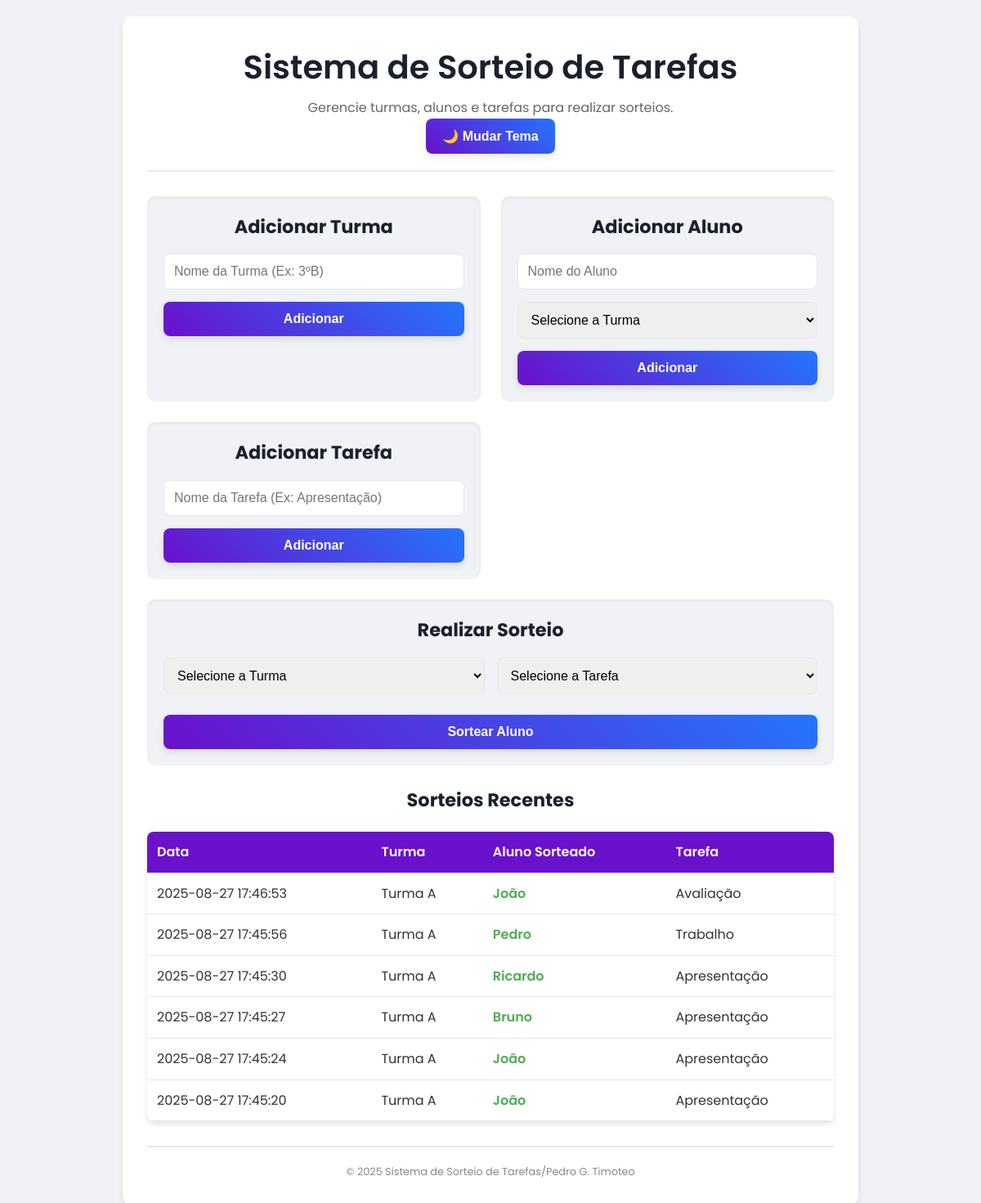
Before: / with the older database file.
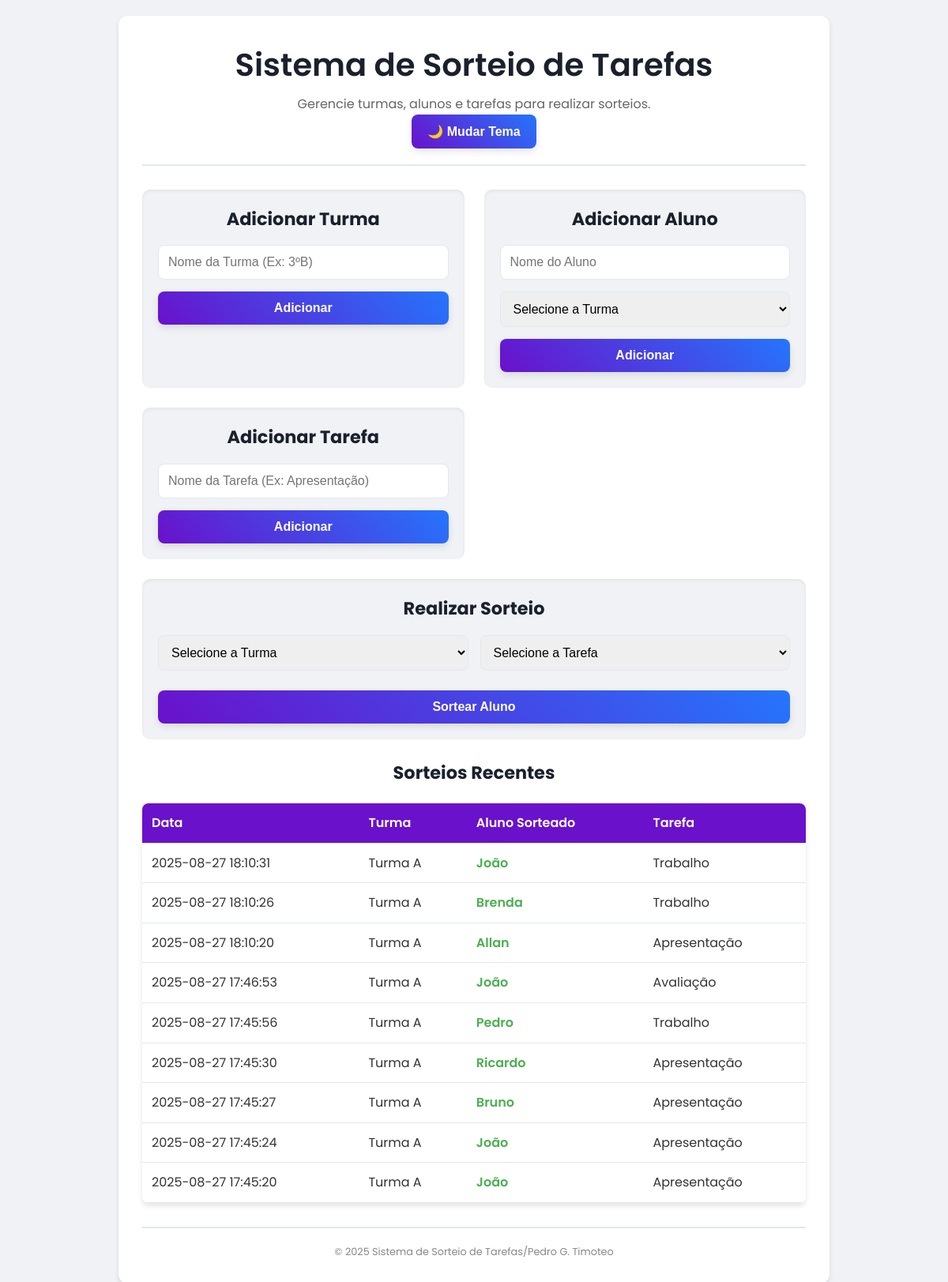
After: the same page with the newer database file.
### tables this page shows
CREATE TABLE sorteios (
            id INTEGER PRIMARY KEY AUTOINCREMENT,
            tarefa_id INTEGER NOT NULL,
            aluno_id INTEGER NOT NULL,
            turma_id INTEGER NOT NULL,
            data_sorteio TEXT NOT NULL,
            FOREIGN KEY (tarefa_id) REFERENCES tarefas(id),
            FOREIGN KEY (aluno_id) REFERENCES alunos(id),
            FOREIGN KEY (turma_id) REFERENCES turmas(id)
        );

CREATE TABLE turmas (
            id INTEGER PRIMARY KEY AUTOINCREMENT,
            nome TEXT NOT NULL UNIQUE
        );

CREATE TABLE alunos (
            id INTEGER PRIMARY KEY AUTOINCREMENT,
            nome TEXT NOT NULL,
            turma_id INTEGER NOT NULL,
            FOREIGN KEY (turma_id) REFERENCES turmas(id)
        );

CREATE TABLE tarefas (
            id INTEGER PRIMARY KEY AUTOINCREMENT,
            nome TEXT NOT NULL UNIQUE
        );

### app.py (the view)
@app.route('/')
def index():
    conn = get_db_connection()
    turmas = conn.execute('SELECT * FROM turmas').fetchall()
    tarefas = conn.execute('SELECT * FROM tarefas').fetchall()
    sorteios = conn.execute('''
        SELECT
            sorteios.data_sorteio,
            turmas.nome AS turma_nome,
            alunos.nome AS aluno_nome,
            tarefas.nome AS tarefa_nome
        FROM sorteios
        JOIN turmas ON sorteios.turma_id = turmas.id
        JOIN alunos ON sorteios.aluno_id = alunos.id
        JOIN tarefas ON sorteios.tarefa_id = tarefas.id
        ORDER BY sorteios.data_sorteio DESC
    ''').fetchall()
    conn.close()
    return render_template('index.html', turmas=turmas, tarefas=tarefas, sorteios=sorteios)

### db.py (called while the page is built)
def get_db_connection():
    conn = sqlite3.connect('sorteio.db')
    conn.row_factory = sqlite3.Row
    return conn

### templates/Index.html (shortened to what this page needs)
<!DOCTYPE html>
<html lang="pt-br">
<head>
    <link rel="stylesheet" href="{{ url_for('static', filename='css/style.css') }}">
</head>
<body>
    <div class="container">
        <header>
            <h1>Sistema de Sorteio de Tarefas</h1>
            <p>Gerencie turmas, alunos e tarefas para realizar sorteios.</p>
            <button id="toggleTheme">🌙 Mudar Tema</button>
        </header>
        <main>
            <section class="form-section">
                <h2>Adicionar Turma</h2>
                <form action="{{ url_for('adicionar_turma') }}" method="post">
                    <input type="text" name="nome_turma" placeholder="Nome da Turma (Ex: 3ºB)" required>
                    <button type="submit">Adicionar</button>
                </form>
            </section>
            <section class="form-section">
                <h2>Adicionar Aluno</h2>
                <form action="{{ url_for('adicionar_aluno') }}" method="post">
                    <input type="text" name="nome_aluno" placeholder="Nome do Aluno" required>
                    <select name="turma_id" required>
                        <option value="">Selecione a Turma</option>
                    </select>
                    <button type="submit">Adicionar</button>
                </form>
            </section>
            <section class="form-section">
                <h2>Adicionar Tarefa</h2>
                <form action="{{ url_for('adicionar_tarefa') }}" method="post">
                    <input type="text" name="nome_tarefa" placeholder="Nome da Tarefa (Ex: Apresentação)" required>
                    <button type="submit">Adicionar</button>
                </form>
            </section>
            <section class="form-section draw-section">
                <h2>Realizar Sorteio</h2>
                <form action="{{ url_for('sortear') }}" method="post">
                    <div class="draw-inputs">
                        <select name="turma_sorteio_id" required>
                            <option value="">Selecione a Turma</option>
                        </select>
                        <select name="tarefa_sorteio_id" required>
                            <option value="">Selecione a Tarefa</option>
                        </select>
                    </div>
                    <button type="submit" class="draw-button">Sortear Aluno</button>
                </form>
            </section>
            <section class="results-section">
                <h2>Sorteios Recentes</h2>
                {% if sorteios %}
                    <table>
                        <thead>
                            <tr>
                                <th>Data</th>
                                <th>Turma</th>
                                <th>Aluno Sorteado</th>
                                <th>Tarefa</th>
                            </tr>
                        </thead>
                        <tbody>
                            {% for sorteio in sorteios %}
                                <tr>
                                    <td>{{ sorteio.data_sorteio }}</td>
                                    <td>{{ sorteio.turma_nome }}</td>
                                    <td class="winner">{{ sorteio.aluno_nome }}</td>
                                    <td>{{ sorteio.tarefa_nome }}</td>
                                </tr>
                            {% endfor %}
                        </tbody>
                    </table>
                {% else %}
                    <p class="no-results">Nenhum sorteio realizado ainda.</p>
                {% endif %}
            </section>
        </main>
        <footer>
            <p>&copy; 2025 Sistema de Sorteio de Tarefas/Pedro G. Timoteo</p>
        </footer>
    </div>
</body>
</html>

### static/css/style.css (style rules this page uses)
:root { --primary-color: #6a11cb; --secondary-color: #2575fc; --background-color: #f0f2f5; --card-background: #ffffff; --text-color: #333; --heading-color: #1a202c; --border-color: #e2e8f0; --accent-color: #4CAF50; --shadow: 0 4px 6px rgba(0, 0, 0, 0.1); }
* { box-sizing: border-box; margin: 0; padding: 0; }
body { font-family: 'Poppins', sans-serif; background: var(--background-color); color: var(--text-color); line-height: 1.6; padding: 20px; display: flex; justify-content: center; align-items: flex-start; min-height: 100vh; }
.container { max-width: 900px; width: 100%; background: var(--card-background); border-radius: 12px; box-shadow: var(--shadow); overflow: hidden; padding: 30px; display: flex; flex-direction: column; gap: 30px; }
header { text-align: center; padding-bottom: 20px; border-bottom: 2px solid var(--border-color); }
header h1 { font-size: 2.5rem; color: var(--heading-color); font-weight: 600; }
header p { font-size: 1rem; color: #666; margin-top: 5px; }
main { display: grid; grid-template-columns: repeat(auto-fit, minmax(280px, 1fr)); gap: 25px; }
.form-section { background: var(--background-color); padding: 20px; border-radius: 10px; box-shadow: inset 0 2px 4px rgba(0, 0, 0, 0.06); }
.form-section h2 { font-size: 1.4rem; margin-bottom: 15px; color: var(--heading-color); text-align: center; }
form { display: flex; flex-direction: column; gap: 15px; }
input[type="text"], select { width: 100%; padding: 12px; border: 1px solid var(--border-color); border-radius: 8px; font-size: 1rem; transition: all 0.3s ease; }
button { padding: 12px 20px; border: none; border-radius: 8px; color: #fff; font-size: 1rem; font-weight: 600; cursor: pointer; transition: all 0.3s ease; background: linear-gradient(45deg, var(--primary-color), var(--secondary-color)); box-shadow: 0 4px 10px rgba(0, 0, 0, 0.1); }
.draw-section { grid-column: 1 / -1; }
.draw-inputs { display: flex; gap: 15px; justify-content: space-between; align-items: center; }
.draw-inputs select { flex: 1; }
.draw-button { width: 100%; margin-top: 10px; }
.results-section { grid-column: 1 / -1; text-align: center; }
.results-section h2 { font-size: 1.4rem; margin-bottom: 15px; color: var(--heading-color); }
table { width: 100%; border-collapse: collapse; margin-top: 20px; background: var(--card-background); border-radius: 8px; overflow: hidden; box-shadow: var(--shadow); }
th, td { padding: 12px; border-bottom: 1px solid var(--border-color); text-align: left; }
th { background: var(--primary-color); color: white; font-weight: 600; }
.winner { font-weight: 600; color: var(--accent-color); }
footer { text-align: center; padding-top: 20px; border-top: 2px solid var(--border-color); font-size: 0.8rem; color: #888; }

Changed rows visible on the page:
added sorteios: data_sorteio "2025-08-27 18:10:31", turma_nome "Turma A", aluno_nome "João", tarefa_nome "Trabalho"
added sorteios: data_sorteio "2025-08-27 18:10:26", turma_nome "Turma A", aluno_nome "Brenda", tarefa_nome "Trabalho"
added sorteios: data_sorteio "2025-08-27 18:10:20", turma_nome "Turma A", aluno_nome "Allan", tarefa_nome "Apresentação"
